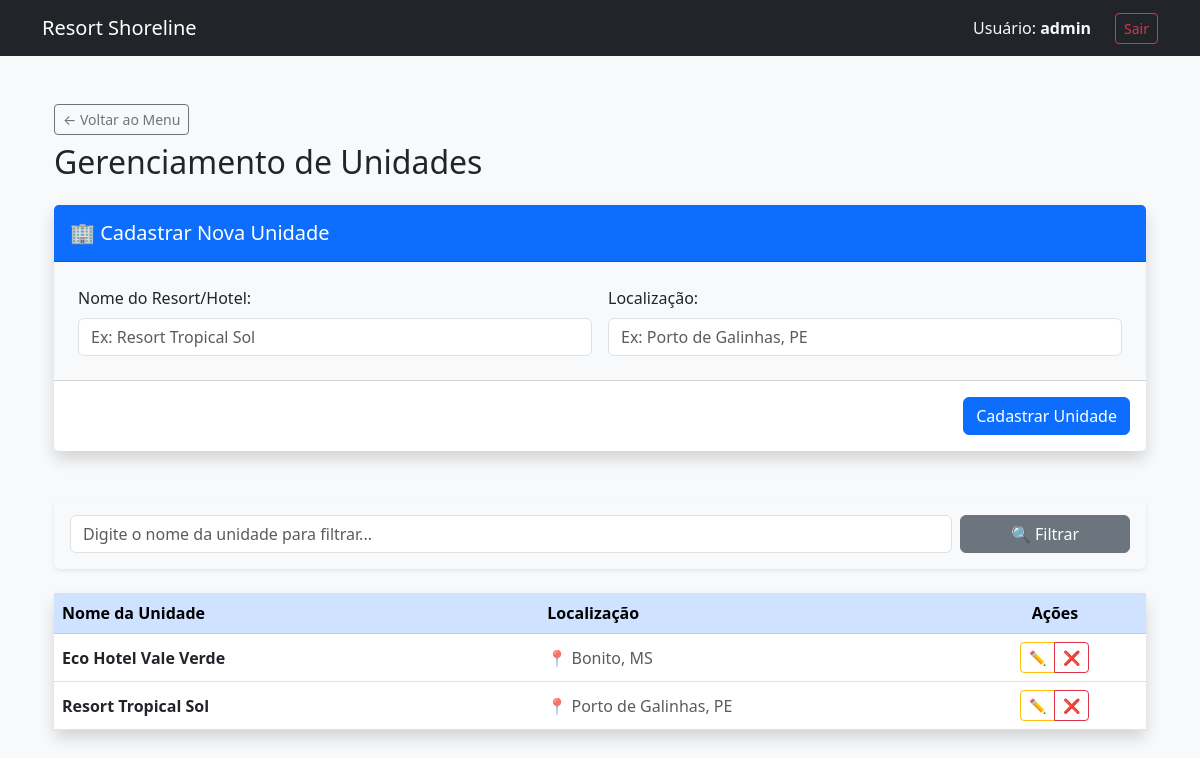
Page /gerencia_unid.php (signed in) on the committed database.
### tables this page shows
CREATE TABLE unidades (
	id INT AUTO_INCREMENT PRIMARY KEY,
	nome VARCHAR(100) NOT NULL,
	loc VARCHAR(500) NOT NULL
);

### gerencia_unid.php (the view, shortened to what this page needs)
<?php
include 'conexao.php';
$unidade_editando = null;
$unidade_deletando = null;
$filtro = isset($_GET['busca']) ? trim($_GET['busca']) : "";
if (!empty($filtro)) {
    $sql_busca = "SELECT * FROM unidades WHERE nome LIKE :filtro ORDER BY nome ASC";
    $stmt_lista = $conexao->prepare($sql_busca);
    $param_filtro = "%$filtro%";
    $stmt_lista->bindParam(':filtro', $param_filtro);
} else {
    $sql_busca = "SELECT * FROM unidades ORDER BY nome ASC";
    $stmt_lista = $conexao->prepare($sql_busca);
}
$stmt_lista->execute();
$unidades = $stmt_lista->fetchAll(PDO::FETCH_ASSOC);
include 'header.php';
?>
<div class="container mt-5">
    <div class="mb-4">
        <a href="index.php" class="btn btn-outline-secondary btn-sm mb-2">← Voltar ao Menu</a>
        <h1 class="h2 text-dark">Gerenciamento de Unidades</h1>
    </div>
    <?php if (!$unidade_editando && !$unidade_deletando): ?>
        <div class="card shadow border-0 mb-5">
            <div class="card-header bg-primary text-white p-3">
                <h5 class="mb-0">🏢 Cadastrar Nova Unidade</h5>
            </div>
            <form method="POST">
                <div class="card-body p-4 bg-light">
                    <div class="row g-3">
                        <div class="col-md-6">
                            <label class="form-label fw-medium">Nome do Resort/Hotel:</label>
                            <input type="text" name="nome" class="form-control" placeholder="Ex: Resort Tropical Sol" required>
                        </div>
                        <div class="col-md-6">
                            <label class="form-label fw-medium">Localização:</label>
                            <input type="text" name="loc" class="form-control" placeholder="Ex: Porto de Galinhas, PE" required>
                        </div>
                    </div>
                </div>
                <div class="card-footer bg-white text-end p-3">
                    <button type="submit" class="btn btn-primary">Cadastrar Unidade</button>
                </div>
            </form>
        </div>
    <?php endif; ?>
    <div class="card shadow-sm border-0 mb-4 bg-light">
        <div class="card-body">
            <form method="GET" class="row g-2">
                <div class="col-md-10">
                    <input type="text" name="busca" class="form-control" placeholder="Digite o nome da unidade para filtrar..." value="<?php echo htmlspecialchars($filtro); ?>">
                </div>
                <div class="col-md-2">
                    <button type="submit" class="btn btn-secondary w-100">🔍 Filtrar</button>
                </div>
            </form>
        </div>
    </div>
    <div class="card shadow border-0">
        <div class="table-responsive">
            <table class="table table-hover align-middle mb-0">
                <thead class="table-primary text-white">
                    <tr>
                        <th width="40%">Nome da Unidade</th>
                        <th width="35%">Localização</th>
                        <th width="15%" class="text-center">Ações</th>
                    </tr>
                </thead>
                <tbody>
                    <?php if (count($unidades) > 0): ?>
                        <?php foreach ($unidades as $un): ?>
                            <tr class="<?php echo ($unidade_editando && $unidade_editando['id'] == $un['id']) ? 'table-warning' : ''; ?>">
                                <td><strong><?php echo htmlspecialchars($un['nome']); ?></strong></td>
                                <td><span class="text-muted">📍 <?php echo htmlspecialchars($un['loc']); ?></span></td>
                                <td class="text-center">
                                    <div class="btn-group btn-group-sm">
                                        <a href="gerencia_unid.php?editar=<?php echo $un['id']; ?>&busca=<?php echo urlencode($filtro); ?>"
                                           class="btn btn-sm btn-outline-warning text-dark"
                                           title="Editar Unidade">
                                            ✏️
                                        </a>
                                        <a href="gerencia_unid.php?solicitar_exclusao=<?php echo $un['id']; ?>"
                                           class="btn btn-sm btn-outline-danger"
                                           title="Excluir Unidade">
                                            ❌
                                        </a>
                                    </div>
                                </td>
                            </tr>
                        <?php endforeach; ?>
                    <?php else: ?>
                        <tr>
                            <td colspan="4" class="text-center text-muted py-4">Nenhuma unidade cadastrada ou encontrada com esse filtro.</td>
                        </tr>
                    <?php endif; ?>
                </tbody>
            </table>
        </div>
    </div>
</div>

### rows in the picture
unidades: nome "Eco Hotel Vale Verde", loc "Bonito, MS"
unidades: nome "Resort Tropical Sol", loc "Porto de Galinhas, PE"

### other values in the picture
$_SESSION["usuario_nome"] "admin"
